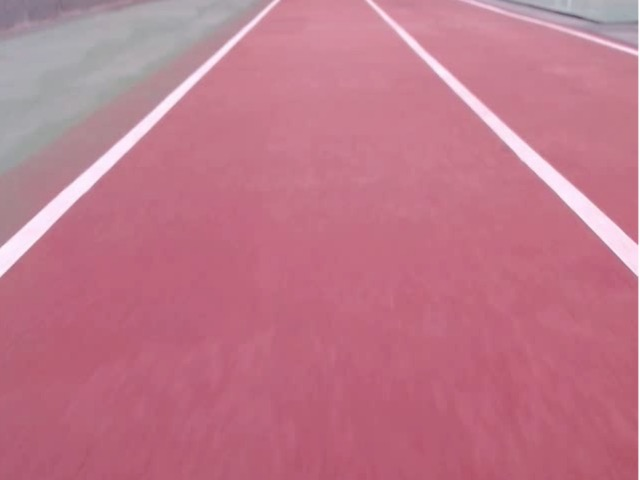
#> input picture img/cam_img.jpg, 640 x 480 px, given in place of ex3.mp4, which was not available
$ python 02-videoTester.py
#> lines starting #> are read from the running program, lines starting #| are printed output that depends on the picture; after the words box and inside, x2 and y2 are one past the last pixel; in counts of white or black regions, pixels touching at a corner belong together; pictures that were not available may be replaced by others from this repository, and a replacement may not be noted
import cv2
import numpy as np


def region_of_interest(img, vertices, color3=(255, 255, 255), color1=255):
    mask = np.zeros_like(img)
    color = color3 if len(img.shape) > 2 else color1

    cv2.fillPoly(mask, vertices, color)
    return cv2.bitwise_and(img, mask)


def hough_lines(img, rho, theta, threshold, min_line_len, max_line_gap):  # 허프 변환
    lines = cv2.HoughLinesP(img, rho, theta, threshold, np.array([]), minLineLength=min_line_len,
                            maxLineGap=max_line_gap)

    return lines


def get_fitline(img, f_lines):
    lines = np.squeeze(f_lines)
    lines = lines.reshape(lines.shape[0] * 2, 2)

    rows, cols = img.shape[:2]
    output = cv2.fitLine(lines, cv2.DIST_L2, 0, 0.01, 0.01)
    vx, vy, x, y = output[0], output[1], output[2], output[3]

    x1, y1 = int(((img.shape[0]-1)-y)/vy*vx + x), img.shape[0]-1
    x2, y2 = int(((img.shape[0]/2+100)-y)/vy*vx + x), int(img.shape[0]/2+100)

    return [x1, y1, x2, y2]


def draw_lines(img, lines, color=[0, 0, 255], thickness=5):
    for line in lines:
        for x1, y1, x2, y2 in line:
            cv2.line(img, (x1, y1), (x2, y2), color, thickness)


def draw_fit_line(img, lines, color=[255, 0, 0], thickness=5):
    cv2.line(img, (lines[0], lines[1]), (lines[2], lines[3]), color, thickness)


def weighted_img(img, initial_img, α=1, β=1., λ=0.):
    # return cv2.addWeighted(initial_img, α, img, β, λ)
    return cv2.addWeighted(initial_img, 0.3, img, 1, 1)


video = cv2.VideoCapture("../video/ex3.mp4")
# nr_of_frames = int(video.get(cv2.CAP_PROP_FRAME_COUNT))

end_frame = int(video.get(cv2.CAP_PROP_FRAME_COUNT))
width = int(video.get(cv2.CAP_PROP_FRAME_WIDTH))
height = int(video.get(cv2.CAP_PROP_FRAME_HEIGHT))

cv2.namedWindow("Video")
cv2.moveWindow("Video", 500, 500)

cv2.namedWindow("Image", cv2.WINDOW_NORMAL)
cv2.resizeWindow("Image", 500, 100)

cv2.namedWindow("Hough", cv2.WINDOW_NORMAL)
cv2.resizeWindow("Hough", 500, 100)

playSpeed = 5
playDelay = 100

# <<-- Create TrackBar
# cv2.createTrackbar("Frame", "Video", 0, nr_of_frames, getFrame)

cv2.createTrackbar("GaussianBlur", "Image", 0, 20, lambda x: x)
cv2.setTrackbarPos("GaussianBlur", "Image", 5)
cv2.createTrackbar("MedianBlur", "Image", 0, 20, lambda x: x)
cv2.setTrackbarPos("MedianBlur", "Image", 11)
cv2.createTrackbar("Thresh", "Image", 0, 200, lambda x: x)
cv2.setTrackbarPos("Thresh", "Image", 170)
cv2.createTrackbar("ThreshMax", "Image", 0, 255, lambda x: x)
cv2.setTrackbarPos("ThreshMax", "Image", 255)

cv2.createTrackbar("Threshold", "Hough", 0, 100, lambda x: x)
cv2.setTrackbarPos("Threshold", "Hough", 30)
cv2.createTrackbar("MinLength", "Hough", 0, 200, lambda x: x)
cv2.setTrackbarPos("MinLength", "Hough", 10)
cv2.createTrackbar("MaxGap", "Hough", 0, 200, lambda x: x)
cv2.setTrackbarPos("MaxGap", "Hough", 20)
# -->>

while video.isOpened():
    ret, image = video.read()
#> image is the input picture: shape (480, 640, 3); mean B, G, R 138, 119, 191.4

    if ret:
        # <<-- Get Value from TrackBar
        kernelSize = cv2.getTrackbarPos("GaussianBlur", "Image")
        kernelSize = kernelSize if kernelSize % 2 != 0 else kernelSize + 1
        medianValue = cv2.getTrackbarPos("MedianBlur", "Image")
        medianValue = medianValue if medianValue % 2 != 0 else medianValue + 1
        thresh = cv2.getTrackbarPos("Thresh", "Image")
        threshMax = cv2.getTrackbarPos("ThreshMax", "Image")

        threshold = cv2.getTrackbarPos("Threshold", "Hough")
        minLength = cv2.getTrackbarPos("MinLength", "Hough")
        maxGap = cv2.getTrackbarPos("MaxGap", "Hough")
        # -->>

        # <<-- Image Processing
        grayImg = cv2.cvtColor(image, cv2.COLOR_RGB2GRAY)
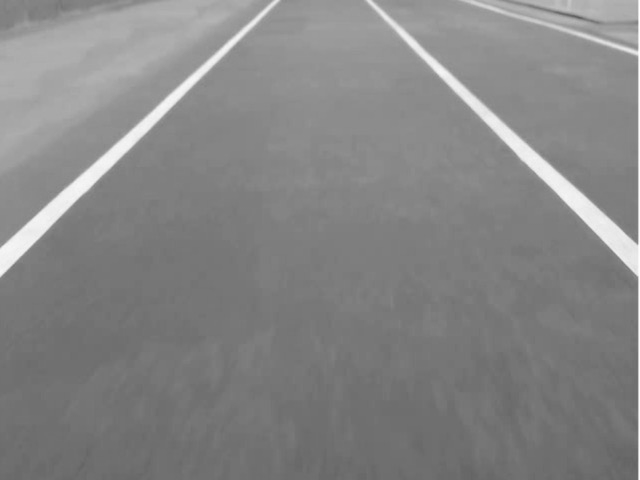
#> grayImg: shape (480, 640); min 93, max 255, mean 133
        blurImg = cv2.GaussianBlur(grayImg, (kernelSize, kernelSize), 0)
        medianImg = cv2.medianBlur(blurImg, medianValue)
        thrRet, thrImg = cv2.threshold(medianImg, thresh, threshMax, cv2.THRESH_BINARY)
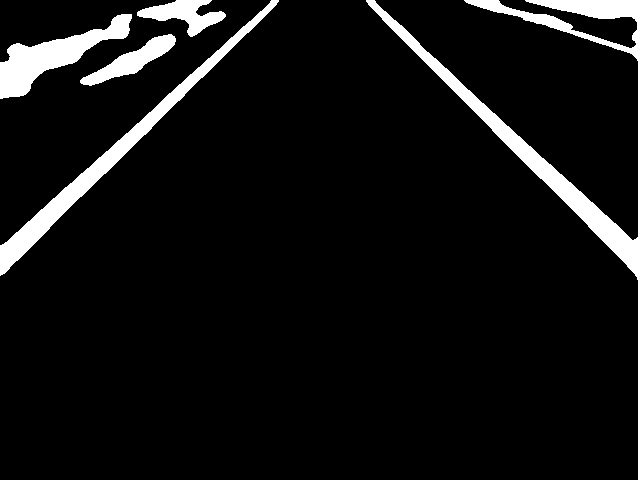
#> thrImg: shape (480, 640); 7% white; 5 white regions, box (x1, y1, x2, y2) and area: (366, 0, 640, 480) 9391, (0, 0, 279, 276) 5258, (0, 14, 132, 99) 3782, (80, 34, 176, 86) 1621, (137, 0, 226, 37) 1490
#> thrRet = 170
        # TODO 트랙바 추가하기
        cannyImg = cv2.Canny(thrImg, 30, 350)
#> cannyImg: shape (480, 640); 1.2% white in thin lines or dots
        # -->>

        # <<-- Set ROI
        # vertices = np.array(
        #     [[(leftX, bottomY), (leftX + leftDegree, topY), (rightX - rightDegree, topY), (rightX, bottomY)]],
        #     dtype=np.int32)

        vertices = np.array(
            [[(50, height / 2 + 100), (width / 2 - 200, 70), (width / 2 + 200, 70), (width - 50, height / 2 + 100)]],
            dtype=np.int32)
        roi_test = region_of_interest(image, vertices)
#> in region_of_interest, `cv2.fillPoly(mask, vertices, color)`:
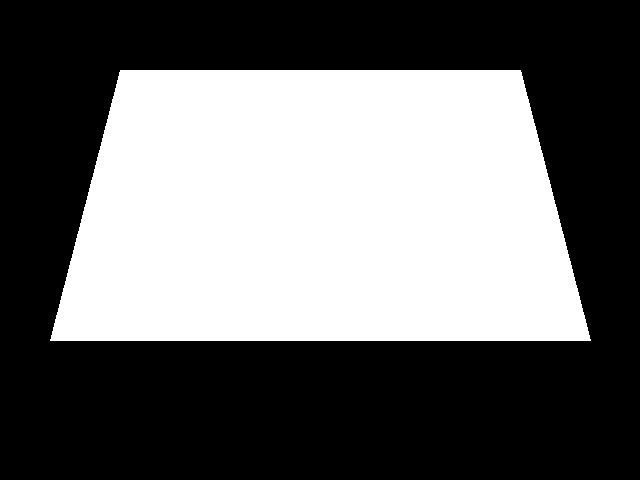
#> mask: shape (480, 640, 3); 41.5% white; 1 white region, box (x1, y1, x2, y2) and area: (50, 70, 591, 341) 127641
#> in region_of_interest, `return cv2.bitwise_and(img, mask)`:
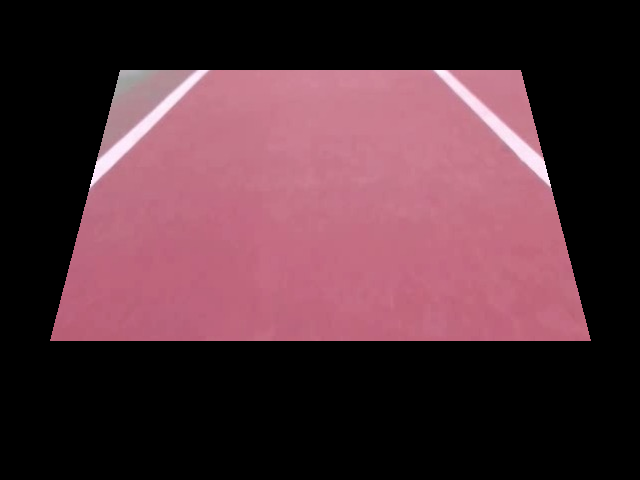
#> returned value: shape (480, 640, 3); mean of channels 0, 1, 2 56.7, 48.4, 81.5; drawn as B, G, R
        roi_img = region_of_interest(cannyImg, vertices, (0, 0, 255))
#> call 2 of region_of_interest, with vertices = array of shape (1, 4, 2), color3 = (0, 0, 255), color1 = 255
#> in region_of_interest (call 2), `return cv2.bitwise_and(img, mask)`:
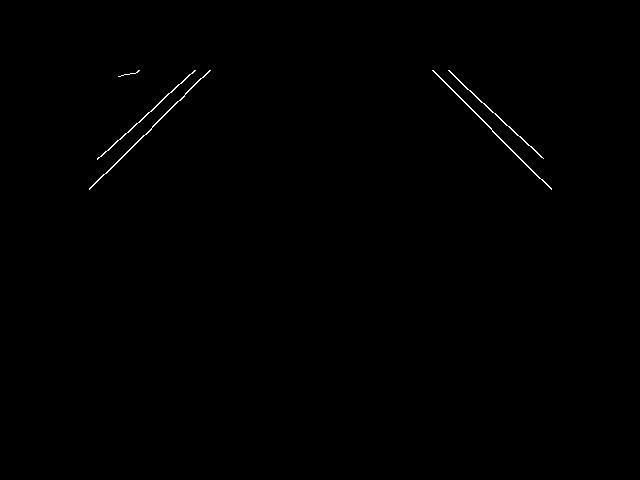
#> returned value: shape (480, 640); 0.28% white in thin lines or dots, all inside (x1, y1, x2, y2) = (89, 70, 552, 190)
        # -->>

        try:
            # <<-- Probabilistic Hough Transform
            line_arr = hough_lines(roi_img, 1, 1 * np.pi / 180, threshold, minLength, maxGap)
#> in hough_lines, `lines = cv2.HoughLinesP(img, rho, theta, threshold, np.array([]), minL..`: lines = [[89, 189, 200, 78], [432, 70, 551, 189], [449, 71, 541, 157], [101, 156, 189, 74], [449, 70, 543, 158], [181, 83, 195, 70], [433, 70, 491, 128], [492, 131, 539, 178], [108, 150, 194, 70], [146, 134, 191, 88]]
#> line_arr has the same summary as lines in hough_lines
            line_arr = np.squeeze(line_arr)
            # -->>

            # 기울기 구하기
            slope_degree = (np.arctan2(line_arr[:, 1] - line_arr[:, 3], line_arr[:, 0] - line_arr[:, 2]) * 180) / np.pi
#> slope_degree = [135, -135, -136.9, 137, -136.9, 137.1, -135, -135, 137.1, 134.4]

            # 수평 기울기 제한
            line_arr = line_arr[np.abs(slope_degree) < 160]
            slope_degree = slope_degree[np.abs(slope_degree) < 160]

            # 수직 기울기 제한
            line_arr = line_arr[np.abs(slope_degree) > 95]
            slope_degree = slope_degree[np.abs(slope_degree) > 95]

            # 필터링된 직선 버리기
            L_lines, R_lines = line_arr[(slope_degree > 0), :], line_arr[(slope_degree < 0), :]
#> L_lines = [[89, 189, 200, 78], [101, 156, 189, 74], [181, 83, 195, 70], [108, 150, 194, 70], [146, 134, 191, 88]]; R_lines = [[432, 70, 551, 189], [449, 71, 541, 157], [449, 70, 543, 158], [433, 70, 491, 128], [492, 131, 539, 178]]
            temp = np.zeros((image.shape[0], image.shape[1], 3), dtype=np.uint8)
            L_lines, R_lines = L_lines[:, None], R_lines[:, None]

            left_fit_line = get_fitline(image, L_lines)
#> in get_fitline, `lines = np.squeeze(f_lines)`: lines has the same summary as L_lines outside get_fitline
#> in get_fitline, `lines = lines.reshape(lines.shape[0] * 2, 2)`: lines = [[89, 189], [200, 78], [101, 156], [189, 74], [181, 83], [195, 70], [108, 150], [194, 70], [146, 134], [191, 88]]
#> in get_fitline, `output = cv2.fitLine(lines, cv2.DIST_L2, 0, 0.01, 0.01)`: output = [0.711, -0.703, 159.4, 109.2]
#> in get_fitline, `vx, vy, x, y = output[0], output[1], output[2], output[3]`: vx = [0.711]; vy = [-0.703]; x = [159.4]; y = [109.2]
#> in get_fitline, `x1, y1 = int(((img.shape[0]-1)-y)/vy*vx + x), img.shape[0]-1`: x1 = -214; y1 = 479
#> in get_fitline, `x2, y2 = int(((img.shape[0]/2+100)-y)/vy*vx + x), int(img.shape[0]/2+1..`: x2 = -74; y2 = 340
#> left_fit_line = [-214, 479, -74, 340]
            right_fit_line = get_fitline(image, R_lines)
#> right_fit_line = [853, 479, 712, 340]

            # TODO 대표선이 삐뚤어진 경우를 계산!!!
            print(left_fit_line)
#| [-214, 479, -74, 340]

            draw_lines(temp, L_lines)
#> the loop in draw_lines, `for line in lines:` made 5 passes
            draw_lines(temp, R_lines)
#> call 2 of draw_lines, with lines = array of shape (5, 1, 4), thickness = 5
#> the loop in draw_lines (call 2), `for line in lines:` made 5 passes
#> after the loop in draw_lines (call 2), `for line in lines:`:
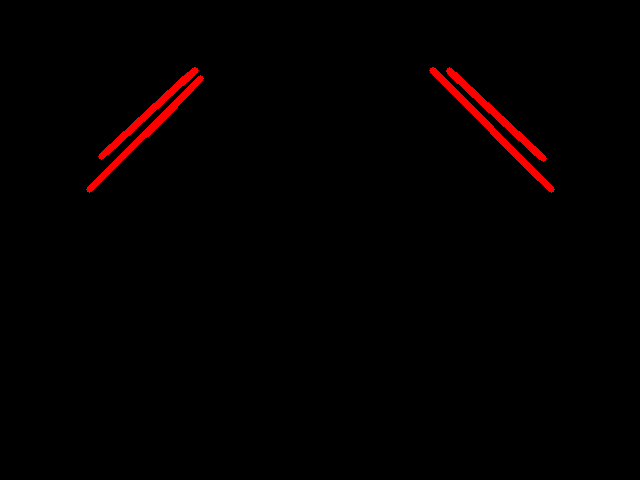
#> img: shape (480, 640, 3); mean of channels 0, 1, 2 0, 0, 3.5; drawn as B, G, R

            draw_fit_line(temp, left_fit_line)
            draw_fit_line(temp, right_fit_line)

            result = weighted_img(temp, image)
#> in weighted_img, `return cv2.addWeighted(initial_img, 0.3, img, 1, 1)`:
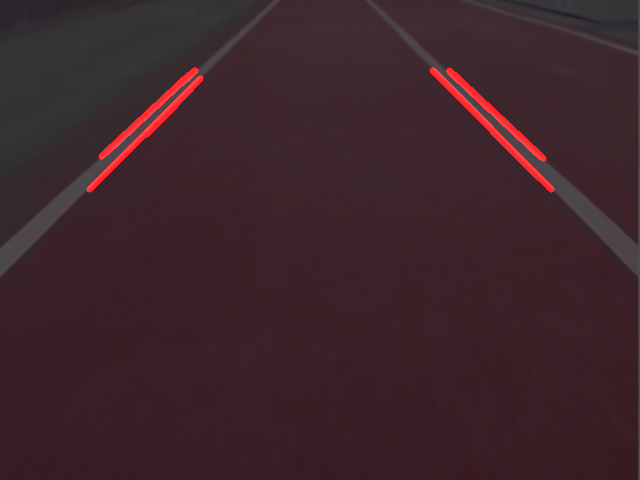
#> returned value: shape (480, 640, 3); mean of channels 0, 1, 2 42.4, 36.7, 61.1; drawn as B, G, R
        except:
            result = roi_test

        cv2.imshow("Video1", roi_test)
        cv2.imshow("Video2", result)
        frame = int(video.get(cv2.CAP_PROP_POS_FRAMES))
#> frame = 0

        if frame == end_frame:
            video.set(cv2.CAP_PROP_POS_FRAMES, 1)

        if frame % playDelay == 0 or frame == 10:
            print(f"------------------------------ Frame : {frame} ------------------------------")
#| ------------------------------ Frame : 0 ------------------------------
            print(f"KernelSize : {kernelSize} / Median : {medianValue} / Thresh : {thresh} / ThreshMax : {threshMax}")
            # print(f"ROI / X : ({leftX, rightX}), Y : ({topY, bottomY}), D : ({leftDegree, rightDegree})")
            print(f"HoughLines / {threshold}, MinLength : {minLength}, MaxGap : {maxGap}")
            # cv2.setTrackbarPos("Frame", "Video", int(video.get(cv2.CAP_PROP_POS_FRAMES)))
    else:
        break

    if cv2.waitKey(1) & 0xFF == ord('q'):
#> (key q is pressed here)
        break

video.release()
cv2.destroyAllWindows()
